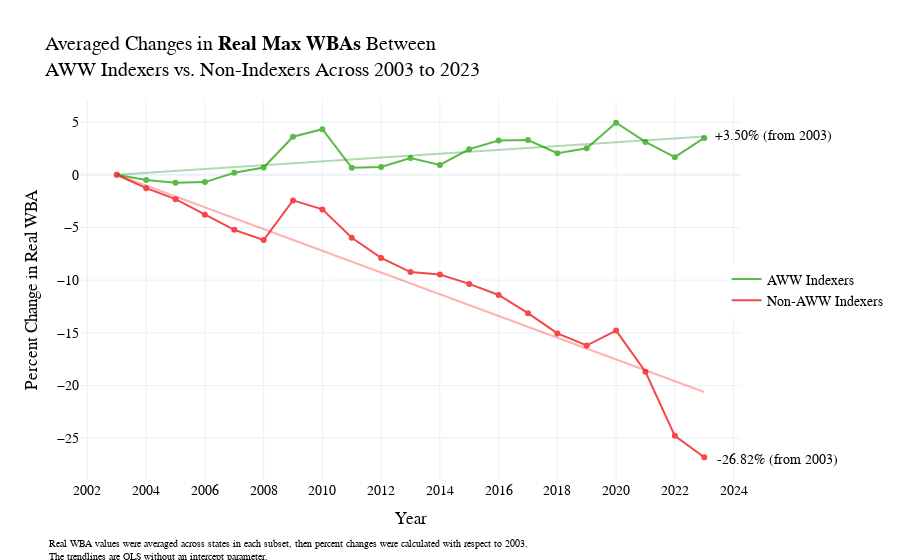

Notebook source saved alongside this figure:
### Code cell
pio.templates.default = 'plotly_white'

X = avg_indexers["index"]
y = avg_indexers["Real Maximum WBA (regional, 2023 base)"]

X_reshaped = X.values.reshape(-1, 1)
model = sm.OLS(y, X, hasconst=False).fit()

x_pred = np.linspace(X.min(), X.max(), 100)
y_pred = model.predict(x_pred)
x_pred = x_pred + 2003

X = avg_nonindexers["index"]
y = avg_nonindexers["Real Maximum WBA (regional, 2023 base)"]

X_reshaped = X.values.reshape(-1, 1)
model = sm.OLS(y, X, hasconst=False).fit()

x_pred2 = np.linspace(X.min(), X.max(), 100)
y_pred2 = model.predict(x_pred2)
x_pred2 = x_pred2 + 2003

fig3 = px.line(data_frame = avg_indexers, 
             x = "Year", 
             y = "Real Maximum WBA (regional, 2023 base)")
fig3.update_traces(line=dict(color = 'rgb(89, 186, 70)'), name="AWW Indexers", showlegend=True)

fig4= px.scatter(data_frame = avg_indexers, 
                x = "Year", 
                y = "Real Maximum WBA (regional, 2023 base)",
                color_discrete_sequence=["rgba(89, 186, 70, 1)"])

fig7 = px.line(data_frame = avg_nonindexers, 
             x = "Year", 
             y = "Real Maximum WBA (regional, 2023 base)")
fig7.update_traces(line=dict(color = 'rgb(245, 71, 71)'), name="Non-AWW Indexers", showlegend=True)

fig8= px.scatter(data_frame = avg_nonindexers, 
                x = "Year", 
                y = "Real Maximum WBA (regional, 2023 base)",
                color_discrete_sequence=["rgba(245, 71, 71,1)"])

fig3 = go.Figure(data= fig3.data + fig4.data + fig7.data + fig8.data)

fig3.add_trace(go.Scatter(
    x=x_pred,
    y=y_pred,
    mode='lines',
    line=dict(color='green', width=2),
    opacity=0.3,
    showlegend=False
))
fig3.add_trace(go.Scatter(
    x=x_pred2,
    y=y_pred2,
    mode='lines',
    line=dict(color='red', width=2),
    opacity=0.3,
    showlegend=False
))


fig3.update_layout(title_text="Averaged Changes in <b>Real Max WBAs</b> Between<br>AWW Indexers vs. Non-Indexers Across 2003 to 2023",
                   xaxis_title="Year", yaxis_title="Percent Change in Real WBA",
                   height=500,
                   font=dict(
                        family="Cambria",  
                        size=14,         
                        color="black",
                    ),
                   xaxis=dict(
                        tickmode='linear',   
                        tick0=2000,          
                        dtick=2              
                    ),
                   yaxis=dict(
                        tick0=0,          
                        dtick=5
                    ),
                   legend=dict(
                        orientation="v",     
                        x=1.1,
                        xanchor="center",
                        y=0.5
                    )
                  )
fig3.add_annotation(
    xref="paper", yref="paper",
    x=1.14, y=0.93,
    text="+3.50% (from 2003)",
    showarrow=False,
    font=dict(size=14, color="black"),
    align="left"
)
fig3.add_annotation(
    xref="paper", yref="paper",
    x=1.15, y=0.03,
    text="-26.82% (from 2003)",
    showarrow=False,
    font=dict(size=14, color="black"),
    align="left"
)
fig3.add_annotation(
    text='Real WBA values were averaged across states in each subset, then percent changes were calculated with respect to 2003.<br>The trendlines are OLS without an intercept parameter.',
    showarrow=False,
    xref="paper",
    yref="paper",
    x=-0.05,
    y=-0.15,
    xanchor="left",
    yanchor="top",
    font=dict(size=10),
    align="left"
)

### Figure 1 — Plotly figure (JSON) as saved in the notebook; plotly's stock layout.template omitted (floating-point values rounded to 4 significant figures)
{"data": [{"hovertemplate": "Year=%{x}<br>Real Maximum WBA (regional, 2023 base)=%{y}<extra></extra>", "legendgroup": "", "line": {"color": "rgb(89, 186, 70)", "dash": "solid"}, "marker": {"symbol": "circle"}, "mode": "lines", "name": "AWW Indexers", "orientation": "v", "showlegend": true, "type": "scatter", "x": [2003, 2004, 2005, 2006, 2007, 2008, 2009, 2010, 2011, 2012, 2013, 2014, 2015, 2016, 2017, 2018, 2019, 2020, 2021, 2022, 2023], "xaxis": "x", "y": [0, -0.4986, -0.7549, -0.6974, 0.1918, 0.6887, 3.611, 4.331, 0.6677, 0.7444, 1.59, 0.9397, 2.432, 3.243, 3.302, 2.05, 2.509, 4.939, 3.116, 1.668, 3.499], "yaxis": "y"}, {"hovertemplate": "Year=%{x}<br>Real Maximum WBA (regional, 2023 base)=%{y}<extra></extra>", "legendgroup": "", "marker": {"color": "rgba(89, 186, 70, 1)", "symbol": "circle"}, "mode": "markers", "name": "", "orientation": "v", "showlegend": false, "type": "scatter", "x": [2003, 2004, 2005, 2006, 2007, 2008, 2009, 2010, 2011, 2012, 2013, 2014, 2015, 2016, 2017, 2018, 2019, 2020, 2021, 2022, 2023], "xaxis": "x", "y": [0, -0.4986, -0.7549, -0.6974, 0.1918, 0.6887, 3.611, 4.331, 0.6677, 0.7444, 1.59, 0.9397, 2.432, 3.243, 3.302, 2.05, 2.509, 4.939, 3.116, 1.668, 3.499], "yaxis": "y"}, {"hovertemplate": "Year=%{x}<br>Real Maximum WBA (regional, 2023 base)=%{y}<extra></extra>", "legendgroup": "", "line": {"color": "rgb(245, 71, 71)", "dash": "solid"}, "marker": {"symbol": "circle"}, "mode": "lines", "name": "Non-AWW Indexers", "orientation": "v", "showlegend": true, "type": "scatter", "x": [2003, 2004, 2005, 2006, 2007, 2008, 2009, 2010, 2011, 2012, 2013, 2014, 2015, 2016, 2017, 2018, 2019, 2020, 2021, 2022, 2023], "xaxis": "x", "y": [0, -1.271, -2.312, -3.804, -5.229, -6.192, -2.433, -3.287, -5.982, -7.895, -9.239, -9.469, -10.36, -11.41, -13.14, -15.06, -16.21, -14.79, -18.7, -24.78, -26.82], "yaxis": "y"}, {"hovertemplate": "Year=%{x}<br>Real Maximum WBA (regional, 2023 base)=%{y}<extra></extra>", "legendgroup": "", "marker": {"color": "rgba(245, 71, 71,1)", "symbol": "circle"}, "mode": "markers", "name": "", "orientation": "v", "showlegend": false, "type": "scatter", "x": [2003, 2004, 2005, 2006, 2007, 2008, 2009, 2010, 2011, 2012, 2013, 2014, 2015, 2016, 2017, 2018, 2019, 2020, 2021, 2022, 2023], "xaxis": "x", "y": [0, -1.271, -2.312, -3.804, -5.229, -6.192, -2.433, -3.287, -5.982, -7.895, -9.239, -9.469, -10.36, -11.41, -13.14, -15.06, -16.21, -14.79, -18.7, -24.78, -26.82], "yaxis": "y"}, {"line": {"color": "green", "width": 2}, "mode": "lines", "opacity": 0.3, "showlegend": false, "type": "scatter", "x": [2003, 2003.0, 2003.0, 2004.0, 2004.0, 2004.0, 2004.0, 2004.0, 2005.0, 2005.0, 2005.0, 2005.0, 2005.0, 2006.0, 2006.0, 2006.0, 2006.0, 2006.0, 2007.0, 2007.0, 2007.0, 2007.0, 2007.0, 2008.0, 2008.0, 2008.0, 2008.0, 2008.0, 2009.0, 2009.0, 2009.0, 2009.0, 2009.0, 2010.0, 2010.0, 2010.0, 2010.0, 2010.0, 2011.0, 2011.0, 2011.0, 2011.0, 2011.0, 2012.0, 2012.0, 2012.0, 2012.0, 2012.0, 2013.0, 2013.0, 2013.0, 2013.0, 2014.0, 2014.0, 2014.0, 2014.0, 2014.0, 2015.0, 2015.0, 2015.0, 2015.0, 2015.0, 2016.0, 2016.0, 2016.0, 2016.0, 2016.0, 2017.0, 2017.0, 2017.0, 2017.0, 2017.0, 2018.0, 2018.0, 2018.0, 2018.0, 2018.0, 2019.0, 2019.0, 2019.0, 2019.0, 2019.0, 2020.0, 2020.0, 2020.0, 2020.0, 2020.0, 2021.0, 2021.0, 2021.0, 2021.0, 2021.0, 2022.0, 2022.0, 2022.0, 2022.0, 2022.0, 2023.0, 2023.0, 2023], "y": [0, 0.03664, 0.07328, 0.1099, 0.1466, 0.1832, 0.2199, 0.2565, 0.2931, 0.3298, 0.3664, 0.4031, 0.4397, 0.4764, 0.513, 0.5496, 0.5863, 0.6229, 0.6596, 0.6962, 0.7328, 0.7695, 0.8061, 0.8428, 0.8794, 0.9161, 0.9527, 0.9893, 1.026, 1.063, 1.099, 1.136, 1.173, 1.209, 1.246, 1.282, 1.319, 1.356, 1.392, 1.429, 1.466, 1.502, 1.539, 1.576, 1.612, 1.649, 1.686, 1.722, 1.759, 1.795, 1.832, 1.869, 1.905, 1.942, 1.979, 2.015, 2.052, 2.089, 2.125, 2.162, 2.199, 2.235, 2.272, 2.308, 2.345, 2.382, 2.418, 2.455, 2.492, 2.528, 2.565, 2.602, 2.638, 2.675, 2.712, 2.748, 2.785, 2.821, 2.858, 2.895, 2.931, 2.968, 3.005, 3.041, 3.078, 3.115, 3.151, 3.188, 3.225, 3.261, 3.298, 3.334, 3.371, 3.408, 3.444, 3.481, 3.518, 3.554, 3.591, 3.628]}, {"line": {"color": "red", "width": 2}, "mode": "lines", "opacity": 0.3, "showlegend": false, "type": "scatter", "x": [2003, 2003.0, 2003.0, 2004.0, 2004.0, 2004.0, 2004.0, 2004.0, 2005.0, 2005.0, 2005.0, 2005.0, 2005.0, 2006.0, 2006.0, 2006.0, 2006.0, 2006.0, 2007.0, 2007.0, 2007.0, 2007.0, 2007.0, 2008.0, 2008.0, 2008.0, 2008.0, 2008.0, 2009.0, 2009.0, 2009.0, 2009.0, 2009.0, 2010.0, 2010.0, 2010.0, 2010.0, 2010.0, 2011.0, 2011.0, 2011.0, 2011.0, 2011.0, 2012.0, 2012.0, 2012.0, 2012.0, 2012.0, 2013.0, 2013.0, 2013.0, 2013.0, 2014.0, 2014.0, 2014.0, 2014.0, 2014.0, 2015.0, 2015.0, 2015.0, 2015.0, 2015.0, 2016.0, 2016.0, 2016.0, 2016.0, 2016.0, 2017.0, 2017.0, 2017.0, 2017.0, 2017.0, 2018.0, 2018.0, 2018.0, 2018.0, 2018.0, 2019.0, 2019.0, 2019.0, 2019.0, 2019.0, 2020.0, 2020.0, 2020.0, 2020.0, 2020.0, 2021.0, 2021.0, 2021.0, 2021.0, 2021.0, 2022.0, 2022.0, 2022.0, 2022.0, 2022.0, 2023.0, 2023.0, 2023], "y": [0, -0.2083, -0.4166, -0.6249, -0.8332, -1.042, -1.25, -1.458, -1.666, -1.875, -2.083, -2.291, -2.5, -2.708, -2.916, -3.125, -3.333, -3.541, -3.75, -3.958, -4.166, -4.374, -4.583, -4.791, -4.999, -5.208, -5.416, -5.624, -5.833, -6.041, -6.249, -6.458, -6.666, -6.874, -7.083, -7.291, -7.499, -7.707, -7.916, -8.124, -8.332, -8.541, -8.749, -8.957, -9.166, -9.374, -9.582, -9.791, -9.999, -10.21, -10.42, -10.62, -10.83, -11.04, -11.25, -11.46, -11.67, -11.87, -12.08, -12.29, -12.5, -12.71, -12.92, -13.12, -13.33, -13.54, -13.75, -13.96, -14.17, -14.37, -14.58, -14.79, -15.0, -15.21, -15.41, -15.62, -15.83, -16.04, -16.25, -16.46, -16.66, -16.87, -17.08, -17.29, -17.5, -17.71, -17.91, -18.12, -18.33, -18.54, -18.75, -18.96, -19.16, -19.37, -19.58, -19.79, -20.0, -20.21, -20.41, -20.62]}], "layout": {"annotations": [{"align": "left", "font": {"color": "black", "size": 14}, "showarrow": false, "text": "+3.50% (from 2003)", "x": 1.14, "xref": "paper", "y": 0.93, "yref": "paper"}, {"align": "left", "font": {"color": "black", "size": 14}, "showarrow": false, "text": "-26.82% (from 2003)", "x": 1.15, "xref": "paper", "y": 0.03, "yref": "paper"}, {"align": "left", "font": {"size": 10}, "showarrow": false, "text": "Real WBA values were averaged across states in each subset, then percent changes were calculated with respect to 2003.<br>The trendlines are OLS without an intercept parameter.", "x": -0.05, "xanchor": "left", "xref": "paper", "y": -0.15, "yanchor": "top", "yref": "paper"}], "autosize": true, "font": {"color": "black", "family": "Cambria", "size": 14}, "legend": {"orientation": "v", "x": 1.1, "xanchor": "center", "y": 0.5}, "title": {"text": "Averaged Changes in <b>Real Max WBAs</b> Between<br>AWW Indexers vs. Non-Indexers Across 2003 to 2023"}, "xaxis": {"autorange": true, "dtick": 2, "range": [2002.0, 2024.0], "tick0": 2000, "tickmode": "linear", "title": {"text": "Year"}, "type": "linear"}, "yaxis": {"autorange": true, "dtick": 5, "range": [-29.05, 7.175], "tick0": 0, "title": {"text": "Percent Change in Real WBA"}, "type": "linear"}}}
